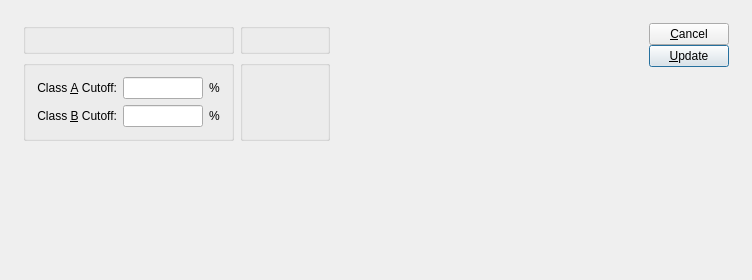
<ui version="4.0" >
 <comment>This file is part of the xTuple ERP: PostBooks Edition, a free and
open source Enterprise Resource Planning software suite,
Copyright (c) 1999-2011 by OpenMFG LLC, d/b/a xTuple.
It is licensed to you under the Common Public Attribution License
version 1.0, the full text of which (including xTuple-specific Exhibits)
is available at www.xtuple.com/CPAL.  By using this software, you agree
to be bound by its terms.</comment>
 <class>updateABCClass</class>
 <widget class="QDialog" name="updateABCClass" >
  <property name="geometry" >
   <rect>
    <x>0</x>
    <y>0</y>
    <width>752</width>
    <height>280</height>
   </rect>
  </property>
  <property name="windowTitle" >
   <string>Update ABC Class</string>
  </property>
  <layout class="QGridLayout" name="gridLayout_4" >
   <item row="0" column="0" >
    <layout class="QHBoxLayout" name="horizontalLayout" >
     <property name="spacing" >
      <number>12</number>
     </property>
     <property name="margin" >
      <number>12</number>
     </property>
     <item>
      <layout class="QVBoxLayout" name="verticalLayout" >
       <item>
        <layout class="QGridLayout" name="gridLayout_3" >
         <item row="0" column="0" >
          <widget class="WarehouseGroup" name="_warehouse" >
           <property name="title" >
            <string/>
           </property>
           <property name="fixedSize" >
            <bool>false</bool>
           </property>
          </widget>
         </item>
         <item row="0" column="1" >
          <widget class="ParameterGroup" name="_classCode" >
           <property name="title" >
            <string/>
           </property>
           <property name="fixedSize" >
            <bool>false</bool>
           </property>
          </widget>
         </item>
         <item row="1" column="0" >
          <widget class="QGroupBox" name="_classGroup" >
           <property name="title" >
            <string/>
           </property>
           <layout class="QGridLayout" name="gridLayout_2" >
            <item row="0" column="0" >
             <widget class="QLabel" name="_classACutoffLit" >
              <property name="text" >
               <string>Class &amp;A Cutoff:</string>
              </property>
              <property name="alignment" >
               <set>Qt::AlignRight|Qt::AlignTrailing|Qt::AlignVCenter</set>
              </property>
              <property name="buddy" >
               <cstring>_classACutoff</cstring>
              </property>
             </widget>
            </item>
            <item row="0" column="1" >
             <widget class="XLineEdit" name="_classACutoff" >
              <property name="sizePolicy" >
               <sizepolicy vsizetype="Fixed" hsizetype="Preferred" >
                <horstretch>0</horstretch>
                <verstretch>0</verstretch>
               </sizepolicy>
              </property>
              <property name="maximumSize" >
               <size>
                <width>80</width>
                <height>32767</height>
               </size>
              </property>
              <property name="alignment" >
               <set>Qt::AlignRight</set>
              </property>
             </widget>
            </item>
            <item row="0" column="2" >
             <widget class="QLabel" name="_aPercentLit" >
              <property name="text" >
               <string>%</string>
              </property>
             </widget>
            </item>
            <item row="1" column="0" >
             <widget class="QLabel" name="_classBCutoffLIt" >
              <property name="text" >
               <string>Class &amp;B Cutoff:</string>
              </property>
              <property name="alignment" >
               <set>Qt::AlignRight|Qt::AlignTrailing|Qt::AlignVCenter</set>
              </property>
              <property name="buddy" >
               <cstring>_classBCutoff</cstring>
              </property>
             </widget>
            </item>
            <item row="1" column="1" >
             <widget class="XLineEdit" name="_classBCutoff" >
              <property name="sizePolicy" >
               <sizepolicy vsizetype="Fixed" hsizetype="Preferred" >
                <horstretch>0</horstretch>
                <verstretch>0</verstretch>
               </sizepolicy>
              </property>
              <property name="maximumSize" >
               <size>
                <width>80</width>
                <height>32767</height>
               </size>
              </property>
              <property name="alignment" >
               <set>Qt::AlignRight</set>
              </property>
             </widget>
            </item>
            <item row="1" column="2" >
             <widget class="QLabel" name="_bPercentLit" >
              <property name="text" >
               <string>%</string>
              </property>
             </widget>
            </item>
           </layout>
          </widget>
         </item>
         <item row="1" column="1" >
          <widget class="QGroupBox" name="_dateGroup" >
           <property name="title" >
            <string/>
           </property>
           <layout class="QGridLayout" name="gridLayout" >
            <item row="0" column="0" >
             <widget class="DateCluster" name="_dates" />
            </item>
            <item row="0" column="1" >
             <spacer>
              <property name="orientation" >
               <enum>Qt::Horizontal</enum>
              </property>
              <property name="sizeType" >
               <enum>QSizePolicy::Expanding</enum>
              </property>
              <property name="sizeHint" stdset="0" >
               <size>
                <width>0</width>
                <height>20</height>
               </size>
              </property>
             </spacer>
            </item>
           </layout>
          </widget>
         </item>
        </layout>
       </item>
       <item>
        <spacer>
         <property name="orientation" >
          <enum>Qt::Vertical</enum>
         </property>
         <property name="sizeType" >
          <enum>QSizePolicy::Expanding</enum>
         </property>
         <property name="sizeHint" stdset="0" >
          <size>
           <width>20</width>
           <height>0</height>
          </size>
         </property>
        </spacer>
       </item>
      </layout>
     </item>
     <item>
      <spacer name="horizontalSpacer" >
       <property name="orientation" >
        <enum>Qt::Horizontal</enum>
       </property>
       <property name="sizeHint" stdset="0" >
        <size>
         <width>0</width>
         <height>20</height>
        </size>
       </property>
      </spacer>
     </item>
     <item>
      <layout class="QVBoxLayout" >
       <property name="spacing" >
        <number>0</number>
       </property>
       <item>
        <widget class="QPushButton" name="_close" >
         <property name="text" >
          <string>&amp;Cancel</string>
         </property>
        </widget>
       </item>
       <item>
        <widget class="QPushButton" name="_update" >
         <property name="text" >
          <string>&amp;Update</string>
         </property>
         <property name="default" >
          <bool>true</bool>
         </property>
        </widget>
       </item>
       <item>
        <spacer>
         <property name="orientation" >
          <enum>Qt::Vertical</enum>
         </property>
         <property name="sizeHint" stdset="0" >
          <size>
           <width>20</width>
           <height>0</height>
          </size>
         </property>
        </spacer>
       </item>
      </layout>
     </item>
    </layout>
   </item>
  </layout>
 </widget>
 <layoutdefault spacing="6" margin="11" />
 <pixmapfunction>qPixmapFromMimeSource</pixmapfunction>
 <customwidgets>
  <customwidget>
   <class>DateCluster</class>
   <extends>QWidget</extends>
   <header>datecluster.h</header>
   <container>1</container>
  </customwidget>
  <customwidget>
   <class>ParameterGroup</class>
   <extends>QGroupBox</extends>
   <header>parametergroup.h</header>
  </customwidget>
  <customwidget>
   <class>WarehouseGroup</class>
   <extends>QGroupBox</extends>
   <header>warehousegroup.h</header>
  </customwidget>
  <customwidget>
   <class>XLineEdit</class>
   <extends>QLineEdit</extends>
   <header>xlineedit.h</header>
  </customwidget>
 </customwidgets>
 <tabstops>
  <tabstop>_warehouse</tabstop>
  <tabstop>_classCode</tabstop>
  <tabstop>_classACutoff</tabstop>
  <tabstop>_classBCutoff</tabstop>
  <tabstop>_dates</tabstop>
  <tabstop>_update</tabstop>
  <tabstop>_close</tabstop>
 </tabstops>
 <resources/>
 <connections>
  <connection>
   <sender>_close</sender>
   <signal>clicked()</signal>
   <receiver>updateABCClass</receiver>
   <slot>reject()</slot>
   <hints>
    <hint type="sourcelabel" >
     <x>20</x>
     <y>20</y>
    </hint>
    <hint type="destinationlabel" >
     <x>20</x>
     <y>20</y>
    </hint>
   </hints>
  </connection>
 </connections>
</ui>
